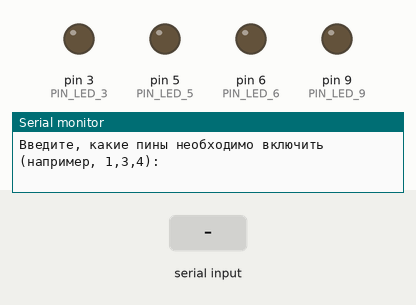
Recording of a sketch running on a simulated Arduino Uno, built with avr-gcc and run on an emulated ATmega328P. Parts: output pins drawn as LEDs (lit = HIGH), the last lines printed to the serial monitor. The test bench sets the inputs (shaded band).

Above: at 1.2 s.
1.3 s: "on\n" received over Serial
At 1.7 s:
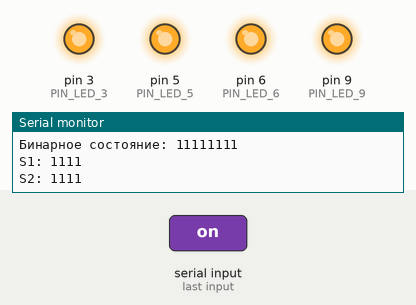
2.8 s: "1\n" received over Serial
At 3.08 s:
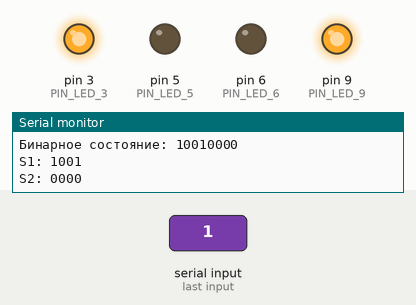
4.8 s: "1,2\n" received over Serial
At 5.08 s:
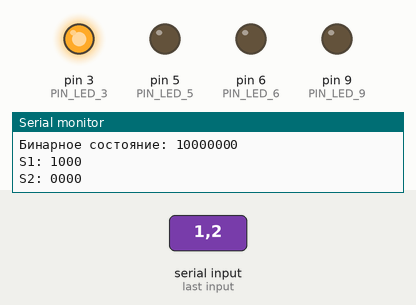
6.8 s: "2\n" received over Serial
At 7.2 s:
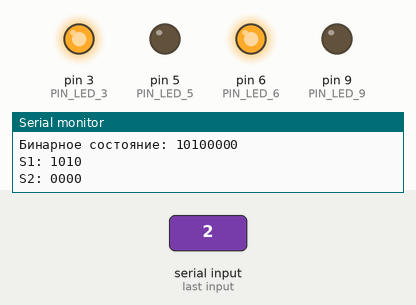
8.8 s: "3\n" received over Serial
At 9.2 s:
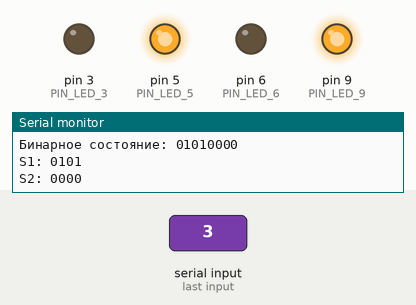
10.8 s: "4\n" received over Serial
At 11.08 s:
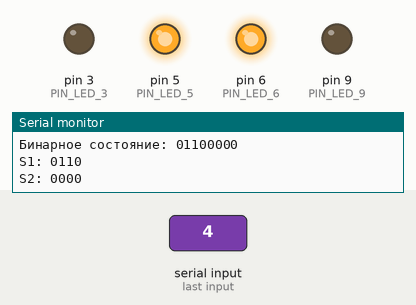
Timing chart, 0 to 13.8 s (numbered marks = the images above; inputs shaded):
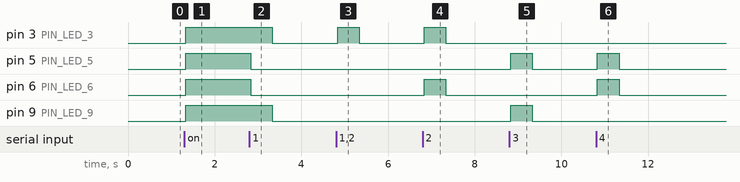

Measured:
- after the input at 1.3 s, pin 3 (PIN_LED_3), pin 5 (PIN_LED_5), pin 6 (PIN_LED_6), pin 9 (PIN_LED_9): LOW → HIGH at once
- after the input at 2.8 s, pin 3 (PIN_LED_3), pin 9 (PIN_LED_9): HIGH → LOW after 0.53 s; pin 5 (PIN_LED_5), pin 6 (PIN_LED_6): HIGH → LOW at once
- after the input at 4.8 s, pin 3 (PIN_LED_3): LOW → HIGH at once, → LOW 0.50 s later
- after the input at 6.8 s, pin 3 (PIN_LED_3), pin 6 (PIN_LED_6): LOW → HIGH at once, → LOW 0.50 s later
- after the input at 8.8 s, pin 5 (PIN_LED_5), pin 9 (PIN_LED_9): LOW → HIGH at once, → LOW 0.50 s later
- after the input at 10.8 s, pin 5 (PIN_LED_5), pin 6 (PIN_LED_6): LOW → HIGH at once, → LOW 0.50 s later

The sketch:

main.ino
```cpp
#define PIN_LED_3 3
#define PIN_LED_5 5
#define PIN_LED_6 6
#define PIN_LED_9 9

String inputText;
String ledState;

void pause(unsigned long duration) {
  unsigned long previousMillis = millis();
  while (millis() - previousMillis < duration) {

  }
}

void parser(String ledState) {
  String val1 = ledState.substring(0, 4);
  String val2 = ledState.substring(4, 8);

  Serial.print("S1: ");
  Serial.println(val1);
  Serial.print("S2: ");
  Serial.println(val2);

  digitalWrite(PIN_LED_3, (val1[0] == '1') ? HIGH : LOW);
  digitalWrite(PIN_LED_5, (val1[1] == '1') ? HIGH : LOW);
  digitalWrite(PIN_LED_6, (val1[2] == '1') ? HIGH : LOW);
  digitalWrite(PIN_LED_9, (val1[3] == '1') ? HIGH : LOW);
  pause(500);

  digitalWrite(PIN_LED_3, (val2[0] == '1') ? HIGH : LOW);
  digitalWrite(PIN_LED_5, (val2[1] == '1') ? HIGH : LOW);
  digitalWrite(PIN_LED_6, (val2[2] == '1') ? HIGH : LOW);
  digitalWrite(PIN_LED_9, (val2[3] == '1') ? HIGH : LOW);
  pause(500);
}

String getBinaryState(String input) {
  if (input == "off") return "00000000";
  if (input == "on") return "11111111";
  if (input == "1") return "10010000";
  if (input == "2") return "10100000";
  if (input == "3") return "01010000";
  if (input == "4") return "01100000";
  if (input == "1,2") return "10000000";
  if (input == "2,4") return "11100000";
  if (input == "3,4") return "01000000";
  if (input == "1,3") return "11010000";
  if (input == "1,4") return "10010110";
  if (input == "2,3") return "10100101";
  if (input == "1,2,4") return "10000110";
  if (input == "2,3,4") return "10100100";
  if (input == "1,3,4") return "01001001";
  if (input == "1,2,3") return "10000101";

  // Обрабатываем сложные комбинации, такие как "4,1,2"
  String binaryState = "00000000";
  if (input.indexOf("1") >= 0) binaryState[0] = '1';
  if (input.indexOf("2") >= 0) binaryState[1] = '1';
  if (input.indexOf("3") >= 0) binaryState[2] = '1';
  if (input.indexOf("4") >= 0) binaryState[3] = '1';

  return binaryState;
}

void setup() {
  Serial.begin(9600);
  Serial.println("Введите, какие пины необходимо включить (например, 1,3,4):");

  pinMode(PIN_LED_3, OUTPUT);
  pinMode(PIN_LED_5, OUTPUT);
  pinMode(PIN_LED_6, OUTPUT);
  pinMode(PIN_LED_9, OUTPUT);
}

void loop() {
  if (Serial.available() > 0) {
    inputText = Serial.readStringUntil('\n');
    ledState = getBinaryState(inputText);

    Serial.print("Получен ввод: ");
    Serial.println(inputText);
    Serial.print("Бинарное состояние: ");
    Serial.println(ledState);

    if (ledState != "") {
      parser(ledState);
    } else {
      Serial.println("Ошибка: Неверный ввод.");
    }
  }
}
```
